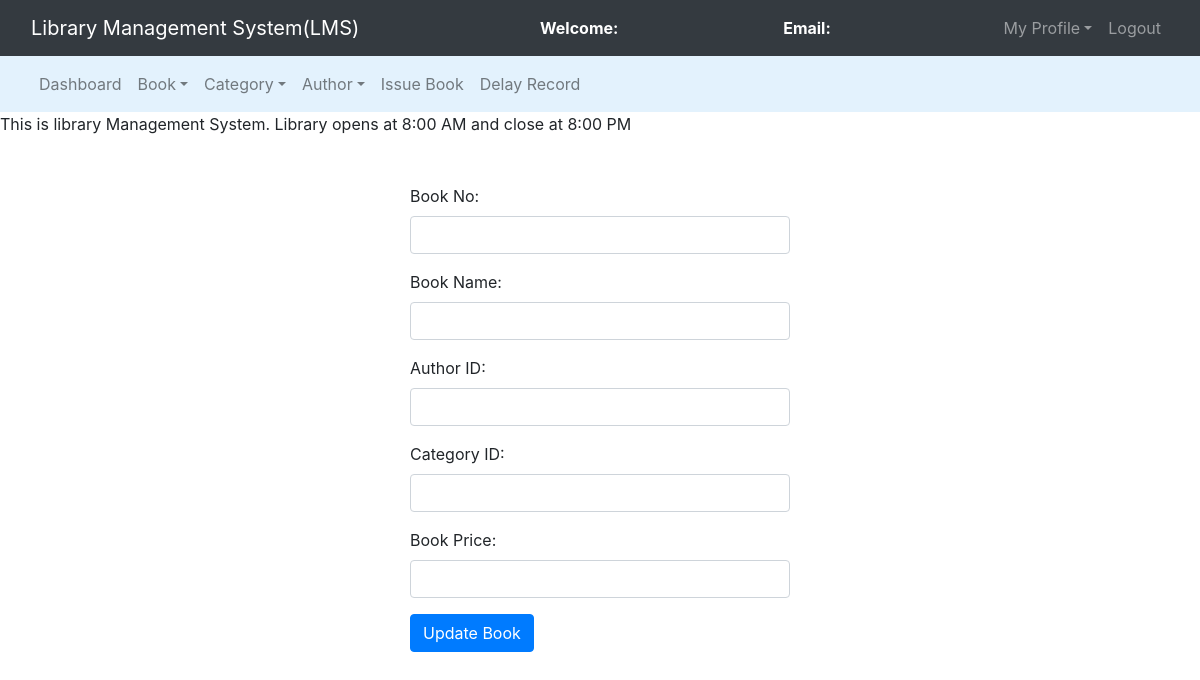
Page /admin/edit_book.php?bn=8 on the earlier database version.
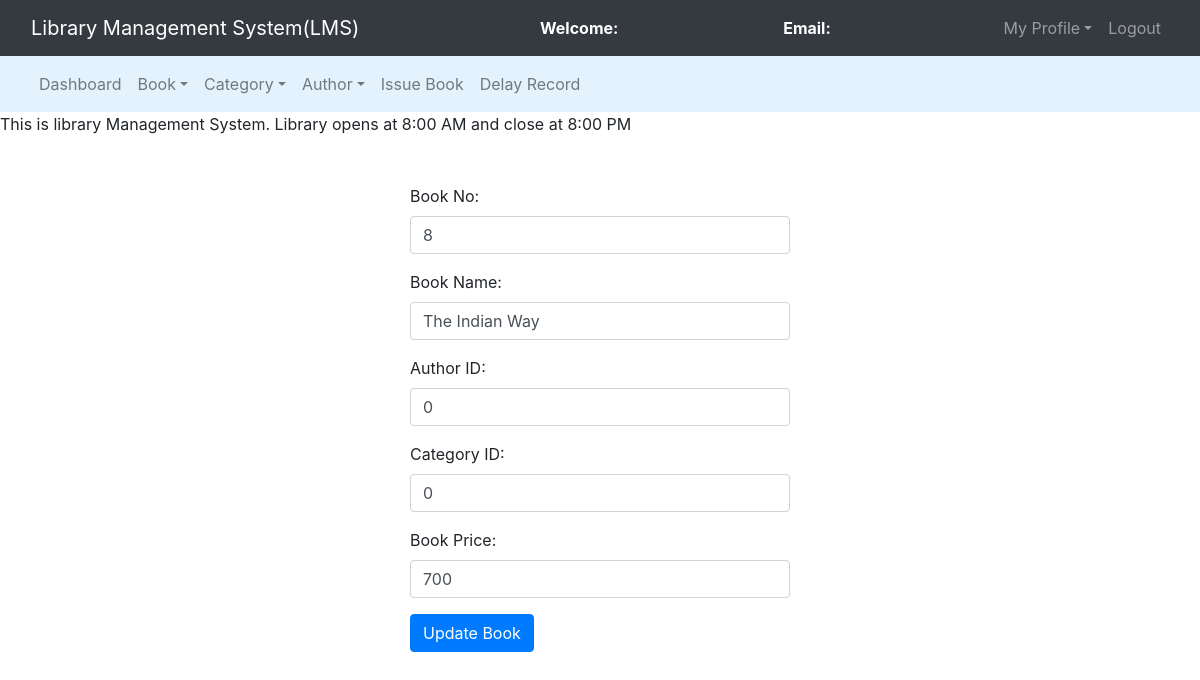
Same page on the later database version.
### tables this page shows
CREATE TABLE `books` (
  `book_id` int(11) NOT NULL,
  `book_name` varchar(250) NOT NULL,
  `author_id` int(11) NOT NULL,
  `cat_id` int(11) NOT NULL,
  `book_no` int(11) NOT NULL,
  `book_price` int(11) NOT NULL
);

### admin/edit_book.php (the view, shortened to what this page needs)
<?php
	$connection = mysqli_connect("localhost","root","");
	$book_no = "";
	$book_name = "";
	$author_id = "";
	$cat_id = "";
	$book_price = "";
	$query = "select * from books where book_no = $_GET[bn]";
	$query_run = mysqli_query($connection,$query);
	while($row = mysqli_fetch_assoc($query_run)){
		$book_name = $row['book_name'];
		$book_no = $row['book_no'];
		$author_id = $row['author_id'];
		$cat_id = $row['cat_id'];
		$book_price = $row['book_price'];
	}
?>
<!DOCTYPE html>
<html>
<head>
	<link rel="stylesheet" type="text/css" href="../bootstrap-4.4.1/css/bootstrap.min.css">
</head>
<body>
	<nav class="navbar navbar-expand-lg navbar-dark bg-dark">
		<div class="container-fluid">
			<div class="navbar-header">
				<a class="navbar-brand" href="index.php">Library Management System(LMS)</a>
			</div>
			<font style="color: white"><span><strong>Welcome: <?php echo $_SESSION['name'];?></strong></span></font>
			<font style="color: white"><span><strong>Email: <?php echo $_SESSION['email'];?></strong></span></font>
			<ul class="nav navbar-nav navbar-right">
				<li class="nav-item dropdown">
					<a class="nav-link dropdown-toggle" data-toggle="dropdown">My Profile</a>
				</li>
				<li class="nav-item"><a class="nav-link" href="../logout.php">Logout</a></li>
			</ul>
		</div>
	</nav>
<nav class="navbar navbar-expand-lg navbar-light" style="background-color: #e3f2fd">
	<div class="container-fluid">
		<ul class="nav navbar-nav navbar-center">
			<li class="nav-item">
				<a href="admin_dashboard.php" class="nav-link">Dashboard</a>
			</li>
			<li class="nav-item dropdown">
				<a class="nav-link dropdown-toggle" data-toggle="dropdown">Book</a>
			</li>
			<li class="nav-item dropdown">
				<a class="nav-link dropdown-toggle" data-toggle="dropdown">Category</a>
			</li>
			<li class="nav-item dropdown">
				<a class="nav-link dropdown-toggle" data-toggle="dropdown">Author</a>
			</li>
			<li class="nav-item">
				<a href="issue_book.php" class="nav-link">Issue Book</a>
			</li>
			<li class="nav-item">
				<a href="delay_display.php" class="nav-link">Delay Record</a>
			</li>
		</ul>
	</div>
</nav>
	<span><marquee>This is library Management System. Library opens at 8:00 AM and close at 8:00 PM</marquee></span><br><br>
	<div class="row">
		<div class="col-md-4"></div>
		<div class="col-md-4">
			<form action="" method="post">
				<div class="form-group">
					<label>Book No:</label>
					<input type="text" name="book_no" value="<?php echo $book_no;?>" class="form-control" required="">
				</div>
				<div class="form-group">
					<label>Book Name:</label>
					<input type="text" name="book_name" value="<?php echo $book_name;?>" class="form-control" required="">
				</div>
				<div class="form-group">
					<label>Author ID:</label>
					<input type="text" name="author_id" value="<?php echo $author_id;?>" class="form-control" required="">
				</div>
				<div class="form-group">
					<label>Category ID:</label>
					<input type="text" name="cat_id" value="<?php echo $cat_id;?>" class="form-control" required="">
				</div>
				<div class="form-group">
					<label>Book Price:</label>
					<input type="text" name="book_price" value="<?php echo $book_price;?>" class="form-control" required="">
				</div>
				<button class="btn btn-primary" name="update">Update Book</button>
			</form>
		</div>
		<div class="col-md-4"></div>
	</div>
</body>
</html>

Differences in the rows shown:
added books: book_no "8", book_name "The Indian Way", author_id "0", cat_id "0", book_price "700"
